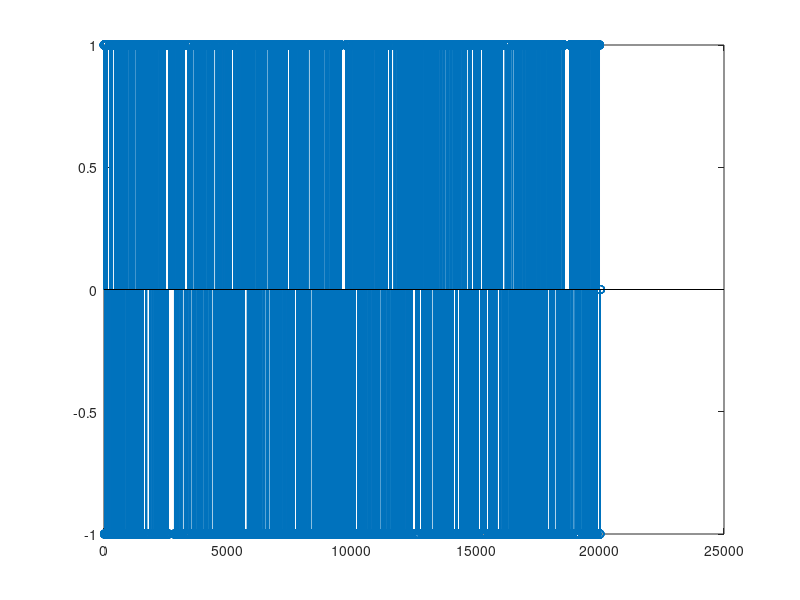

Reproduce this figure in MATLAB.
N = 1000;
% make 100 random bits of values +- 1
bits = sign(randn(N,1));

Symbol_period = 20;

% create a generic pulse of unit height
% with width equal to symbol period
pulse = ones(Symbol_period, 1);

% spread out the values in "bits" by Symbol_period
% first create a vector to store the values
x = zeros(Symbol_period*length(bits),1);

% assign every Symbol_period-th sample to equal a value from bits
x(1:Symbol_period:end) = bits;

% now convolve the single generic pulse with the spread-out bits
x_tx = conv(pulse, x);

% to visualize, make a stem plot
stem(x_tx);

% zero pad the beginning with 100000 samples to ensure that any glitch that
% happens when we start transmitting doesn't effect the data

x_tx = [zeros(100000, 1); x_tx;zeros(100000, 1)];


% here we write the data into a format that the USRP can understand
% specifically, we use float32 numbers with real followed by imaginary
% values

% first create a vector to store the interleaved real and imaginary values

tmp = zeros(length(x_tx)*2, 1);

% then assign the real part of x_tx to every other sample and the imaginary
% part to the remaining samples. In this example, the imaginary parts are
% all zero since our original signal is purely real, but we still have to
% write the zero values 

tmp(1:2:end) = real(x_tx);
tmp(2:2:end) = imag(x_tx);

% open a file to write in binary format 
f1 = fopen('tx2.dat', 'wb');
% write the values as a float32
fwrite(f1, tmp/10, 'float32');
% close the file
fclose(f1)